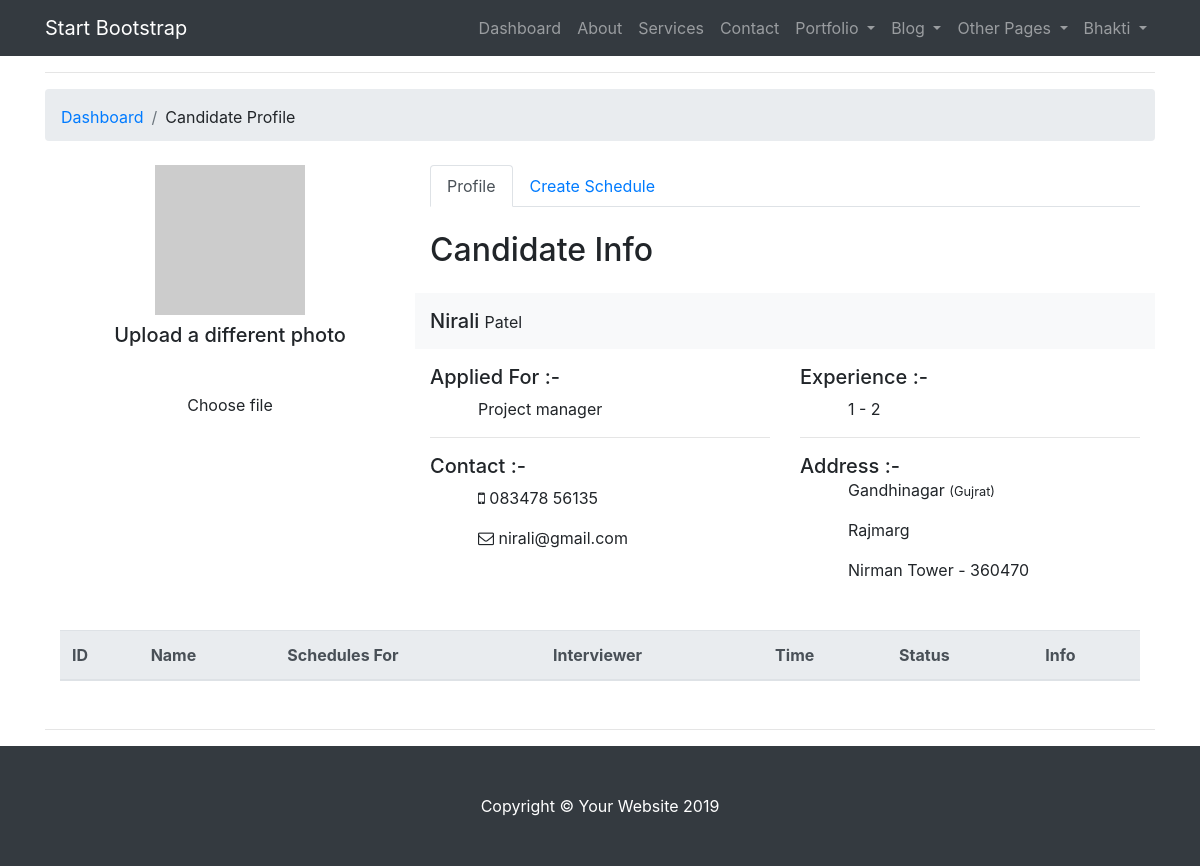
The app's page /scheduler/candidate_detail/5/ (signed in), older data.
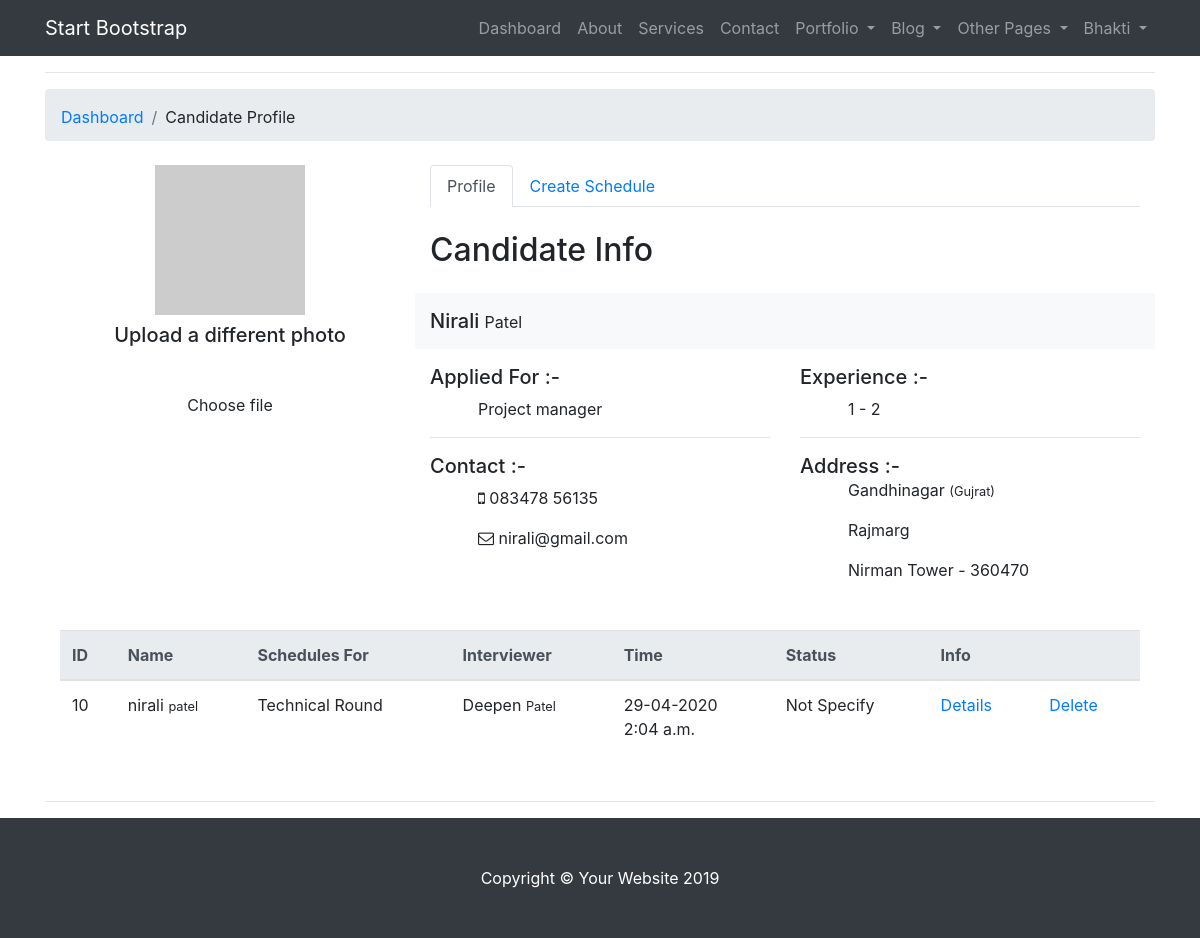
The same page, newer data.
### accounts/models.py (models this page shows, shortened)
class Candidate(models.Model):
    SHORTLIST = 'shortlist'
    TECHNICAL = 'technical'
    PRACTICAL = 'practical'
    HR = 'hr'
    REJECTED = 'rejected'
    SELECTED = 'selected'
    STATUS_TAG = [
        (SHORTLIST, 'Short Listed'),
        (TECHNICAL, 'For Technical Round'),
        (PRACTICAL, 'For Practical Round'),
        (HR, 'For HR Round'),
        (REJECTED, 'Rejected'),
        (SELECTED, 'Selected'),
    ]
    EXPERIENCE_CHOICE = [
        ('2', '0 - 1'),
        ('1 - 2', '1 - 2'),
        ('2 - 3', '2 - 3'),
        ('3 - Above', '3 - Above'),
    ]
    first_name = models.CharField(max_length=30)
    last_name = models.CharField(max_length=30)
    birth_date = models.DateField()
    mobile = PhoneNumberField()
    email = models.EmailField(unique=True)
    token = models.CharField(max_length=30, null=True, blank=True)
    resume = models.FileField(upload_to='resumes/', null=True, blank=True)
    applied_for = models.ForeignKey(Vacancies, on_delete=models.CASCADE)
    status = FSMField(default=SHORTLIST, choices=STATUS_TAG)
    experience = models.CharField(default='0 - 1', choices=EXPERIENCE_CHOICE, max_length=20)
    is_verified = models.BooleanField(default=False)

class Vacancies(models.Model):
    post = models.CharField(max_length=50)
    technologies = models.CharField(max_length=50)
    experience = models.CharField(max_length=50)
    slug = models.SlugField(null=True, blank=True)

class Address(models.Model):
    state = models.CharField(max_length=100)
    city = models.CharField(max_length=100)
    street = models.CharField(max_length=100)
    landmark = models.CharField(max_length=100)
    candidate = models.ForeignKey(Candidate, on_delete=models.CASCADE, related_name='address')

### scheduler/models.py (models this page shows, shortened)
class Schedule(models.Model):
    NOT_SPECIFY = 'not_specify'
    SELECTED = 'selected'
    REJECTED = 'rejected'
    STATUS_TAG = [
        (NOT_SPECIFY, 'Not Specify'),
        (SELECTED, 'Selected'),
        (REJECTED, 'Rejected'),
    ]
    TECHNICAL = 'technical'
    PRACTICAL = 'practical'
    HR = 'hr'
    INTERVIEW_TYPE = [
        (TECHNICAL, 'Technical Round'),
        (PRACTICAL, 'Practical Round'),
        (HR, 'HR Round'),
    ]
    candidate = models.ForeignKey(Candidate, on_delete=models.CASCADE, related_name='candidate_schedule')
    hr = models.ForeignKey(User, on_delete=models.CASCADE, related_name='hr')
    interviewer = models.ForeignKey(User, on_delete=models.CASCADE, related_name='interviewer')
    schedule_time = models.DateTimeField()
    interview_type = models.CharField(max_length=50, choices=INTERVIEW_TYPE)
    comment = models.TextField(blank=True, null=True)
    status = models.CharField(default=NOT_SPECIFY, choices=STATUS_TAG, max_length=50)
    def get_absolute_url(self):
        return reverse('scheduler:schedule_detail', args=[self.pk])

### scheduler/views.py (the view, shortened to what this page needs)
# urls.py: path('candidate_detail/<int:pk>/', CandidateDetailView.as_view(), name='candidate_detail'),
class CandidateDetailView(Detail, FormView):
    permission_required = [
        'accounts.view_candidate',
        'accounts.change_candidate',
    ]
    login_url = 'accounts:login'
    permission_denied_message = 'Not Allow...!!!'
    model = Candidate
    template_name = 'scheduler/candidate_detail.html'
    form_class = ScheduleForm
    def get_form_kwargs(self):
        kwargs = super(CandidateDetailView, self).get_form_kwargs()
        kwargs['pk'] = self.kwargs.get('pk', None)
        kwargs['user'] = self.request.user
        return kwargs
    def get_context_data(self, **kwargs):
        context = super(CandidateDetailView, self).get_context_data(**kwargs)
        context['hrs'] = User.objects.filter(is_staff=True, is_superuser=False)
        context['interviewer'] = User.objects.filter(is_staff=False, is_superuser=False)
        return context

### templates/scheduler/candidate_detail.html (shortened to what this page needs)
{% extends 'base.html' %}
{% load static %}
{% block content %}
<div class="breadcrumb mb-4">
    <li class="breadcrumb-item pt-1 text-center"><a href="{% url 'scheduler:hr_dashboard' %}">Dashboard</a></li>
    <li class="breadcrumb-item pt-1 text-center">Candidate Profile</li>
</div>
<div class="container">
    <div class="row my-2">
        <div class="col-lg-8 order-lg-2">
            <ul class="nav nav-tabs">
                <li class="nav-item">
                    <a href="" data-target="#profile" data-toggle="tab" class="nav-link active">Profile</a>
                </li>
                <li class="nav-item">
                    <a href="" data-target="#schedule" data-toggle="tab" class="nav-link">Create Schedule</a>
                </li>
            </ul>
            <div class="tab-content py-4">
                <div class="tab-pane active" id="profile">
                    <h2 class="mb-4">Candidate Info</h2>
                    <div class="row bg-light pt-3 pb-0 my-3">
                        <div class="col-md-6">
                            <h5 class="mb-3">{{ candidate.first_name.capitalize }}
                                <small>{{ candidate.last_name.capitalize }}
                                </small>
                            </h5>
                        </div>
                        <div class="col-md-6">
                        </div>
                    </div>
                    <div class="row">
                        <div class="col-md-6">
                            <h5>Applied For :-</h5>
                            <p class="ml-5"> {{ candidate.applied_for.post.capitalize }}</p>
                            <hr>
                            <h5>Contact :-</h5>
                            <div class="ml-5">
                                <p><i class="fa fa-mobile" aria-hidden="true"></i> {{ candidate.mobile }}</p>
                                <p><i class="fa fa-envelope-o" aria-hidden="true"></i> {{ candidate.email }}</p>
                            </div>
                        </div>
                        <div class="col-md-6">
                            <h5> Experience :- </h5>
                            <p class="ml-5"> {{ candidate.experience }} </p>
                            <hr>
                            <h5 class="mb-0"> Address :- </h5>
                            <div class="ml-5">
                                <p> {{ candidate.address.first.city.capitalize }} <small>
                                    ({{ candidate.address.first.state.capitalize }})</small></p>
                                <p> {{ candidate.address.first.street.capitalize }} </p>
                                <p> {{ candidate.address.first.landmark }} - 360470</p>
                            </div>
                        </div>
                    </div>
                </div>
            </div>
        </div>
        <div class="col-lg-4 order-lg-1 text-center">
            <img src="//placehold.it/150" class="mx-auto img-fluid img-circle d-block" alt="avatar">
            <h5 class="mt-2">Upload a different photo</h5>
            <label class="custom-file disabled">
                <span class="custom-file-control">Choose file</span>
            </label>
        </div>
    </div>
    <table class="table mb-5">
        <thead class="thead-light">
        <tr>
            <th>ID</th>
            <th>Name</th>
            <th>Schedules For</th>
            <th>Interviewer</th>
            <th>Time</th>
            <th>Status</th>
            <th>Info</th>
        </tr>
        </thead>
        <tbody>
        {% for each in candidate.candidate_schedule.all %}
        <tr>
            <td>{{ each.id }}</td>
            <td>
                {{ each.candidate.first_name }}
                <small>{{ each.candidate.last_name }}</small>
            </td>
            <td>{{ each.get_interview_type_display }}</td>
            <td>
                {{ each.interviewer.first_name.capitalize }}
                <small>{{ each.interviewer.last_name.capitalize }}</small>
            </td>
            <td>
                {{ each.schedule_time|date:'d-m-Y' }}
                <br>
                {{ each.schedule_time|time:'TIME_FORMAT' }}
            </td>
            <td>{{ each.get_status_display }}</td>
            <td>
                <div class="row">
                    <div class="col-md-6">
                        <a href="{{ each.get_absolute_url }}">Details</a>
                    </div>
                    <div class="col-md-6">
                        <a href="{% url 'scheduler:schedule_delete' each.id candidate.id %}">Delete</a>
                    </div>
                </div>
            </td>
        </tr>
        {% endfor %}
        </tbody>
    </table>
</div>
{% endblock %}

### templates/base.html (shortened to what this page needs)
{% load static %}
<!DOCTYPE html>
<html lang="en">
<head>
    <link href="{% static 'css/bootstrap.min.css' %}" rel="stylesheet">
    <link href="{% static 'css/modern-business.css' %}" rel="stylesheet">
    <link href="{% static 'css/font-awesome.min.css' %}" rel="stylesheet">
    <link href="{% static 'css/font-awesome.min.css' %}" rel="stylesheet">
    <link href="{% static 'css/bootstrap-datetimepicker.css' %}" rel="stylesheet">
</head>
<body>
<nav class="navbar fixed-top navbar-expand-lg navbar-dark bg-dark fixed-top">
    <div class="container">
        <a class="navbar-brand" href="{% url 'accounts:home' %}">Start Bootstrap</a>
        <div class="collapse navbar-collapse" id="navbarResponsive">
            <ul class="navbar-nav ml-auto">
                {% if user.is_authenticated %}
                {% if user.is_staff %}
                <li class="nav-item">
                    <a class="nav-link" href="{% url 'scheduler:hr_dashboard' %}">Dashboard</a>
                </li>
                {% else %}
                <li class="nav-item">
                    <a class="nav-link" href="{% url 'scheduler:interviewer_dashboard' %}">Dashboard</a>
                </li>
                {% endif %}
                {% else %}
                <li class="nav-item">
                    <a class="nav-link" href="{% url 'scheduler:apply' %}">Apply</a>
                </li>
                {% endif %}
                <li class="nav-item">
                    <a class="nav-link" href="about.html">About</a>
                </li>
                <li class="nav-item">
                    <a class="nav-link" href="services.html">Services</a>
                </li>
                <li class="nav-item">
                    <a class="nav-link" href="contact.html">Contact</a>
                </li>
                <li class="nav-item dropdown">
                    <a class="nav-link dropdown-toggle" href="#" id="navbarDropdownPortfolio" data-toggle="dropdown"
                       aria-haspopup="true" aria-expanded="false">
                        Portfolio
                    </a>
                </li>
                <li class="nav-item dropdown">
                    <a class="nav-link dropdown-toggle" href="#" id="navbarDropdownBlog" data-toggle="dropdown"
                       aria-haspopup="true" aria-expanded="false">
                        Blog
                    </a>
                </li>
                <li class="nav-item dropdown">
                    <a class="nav-link dropdown-toggle" href="#" id="navbarDropdownBlog" data-toggle="dropdown"
                       aria-haspopup="true" aria-expanded="false">
                        Other Pages
                    </a>
                </li>
                {% if user.is_authenticated %}
                <li class="nav-item dropdown">
                    <a class="nav-link dropdown-toggle" href="#" id="navbarDropdownBlog" data-toggle="dropdown"
                       aria-haspopup="true" aria-expanded="false">
                        {{ user }}
                    </a>
                    {% else %}
                <li class="nav-item">
                    <a class="nav-link" href="{% url 'accounts:login' %}">Login</a>
                </li>
                {% endif %}
                </li>
            </ul>
        </div>
    </div>
</nav>
<div class="container">
    <hr>
    {% block content %}
    {% endblock %}
    <hr>
</div>
<footer class="py-5 bg-dark">
    <div class="container">
        <p class="m-0 text-center text-white">Copyright &copy; Your Website 2019</p>
    </div>
</footer>
</body>
</html>

### static/css/modern-business.css (style rules this page uses)
body { padding-top: 56px; }

Row changes from the older to the newer data that the page shows:
added Schedule: id "10", candidate.first_name "nirali", candidate.last_name "patel", interview_type "Technical Round", interviewer.first_name "Deepen", interviewer.last_name "Patel", schedule_time "29-04-2020", schedule_time "2:04 a.m.", status "Not Specify"
